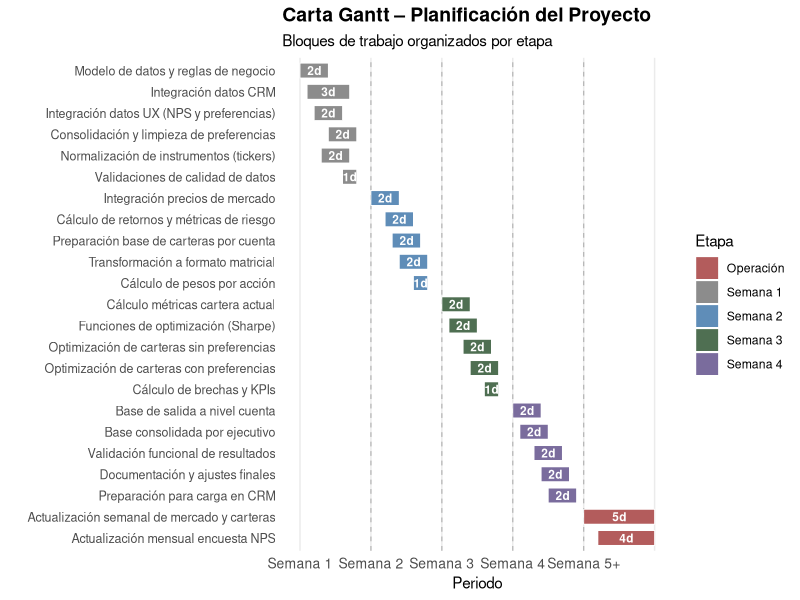

Reproduce this figure in R.

library(ggplot2)


# Supuesto: 1 semana = 5 días hábiles
dias_por_semana <- 5

gantt_df <- data.frame(
  bloque = c(
    # Semana 1
    "Modelo de datos y reglas de negocio",
    "Integración datos CRM",
    "Integración datos UX (NPS y preferencias)",
    "Consolidación y limpieza de preferencias",
    "Normalización de instrumentos (tickers)",
    "Validaciones de calidad de datos",
    
    # Semana 2
    "Integración precios de mercado",
    "Cálculo de retornos y métricas de riesgo",
    "Preparación base de carteras por cuenta",
    "Transformación a formato matricial",
    "Cálculo de pesos por acción",
    
    # Semana 3
    "Cálculo métricas cartera actual",
    "Funciones de optimización (Sharpe)",
    "Optimización de carteras sin preferencias",
    "Optimización de carteras con preferencias",
    "Cálculo de brechas y KPIs",
    
    # Semana 4
    "Base de salida a nivel cuenta",
    "Base consolidada por ejecutivo",
    "Validación funcional de resultados",
    "Documentación y ajustes finales",
    "Preparación para carga en CRM",
    
    # Operación
    "Actualización semanal de mercado y carteras",
    "Actualización mensual encuesta NPS"
  ),
  
  # Inicio en semanas (no fin)
  inicio = c(
    1.0, 1.1, 1.2, 1.4, 1.3, 1.6,
    2.0, 2.2, 2.3, 2.4, 2.6,
    3.0, 3.1, 3.3, 3.4, 3.6,
    4.0, 4.1, 4.3, 4.4, 4.5,
    5.0, 5.2
  ),
  
  # Duración REAL en días (fuente de verdad)
  dias = c(
    2, 3, 2, 2, 2, 1,
    2, 2, 2, 2, 1,
    2, 2, 2, 2, 1,
    2, 2, 2, 2, 2,
    5, 4
  ),
  
  fase = c(
    rep("Semana 1", 6),
    rep("Semana 2", 5),
    rep("Semana 3", 5),
    rep("Semana 4", 5),
    rep("Operación", 2)
  )
)


# Cálculo de fin

gantt_df$fin <- gantt_df$inicio + gantt_df$dias / dias_por_semana


# Orden lógico del eje Y

orden_bloques <- c(
  "Modelo de datos y reglas de negocio",
  "Integración datos CRM",
  "Integración datos UX (NPS y preferencias)",
  "Consolidación y limpieza de preferencias",
  "Normalización de instrumentos (tickers)",
  "Validaciones de calidad de datos",
  
  "Integración precios de mercado",
  "Cálculo de retornos y métricas de riesgo",
  "Preparación base de carteras por cuenta",
  "Transformación a formato matricial",
  "Cálculo de pesos por acción",
  
  "Cálculo métricas cartera actual",
  "Funciones de optimización (Sharpe)",
  "Optimización de carteras sin preferencias",
  "Optimización de carteras con preferencias",
  "Cálculo de brechas y KPIs",
  
  "Base de salida a nivel cuenta",
  "Base consolidada por ejecutivo",
  "Validación funcional de resultados",
  "Documentación y ajustes finales",
  "Preparación para carga en CRM",
  
  "Actualización semanal de mercado y carteras",
  "Actualización mensual encuesta NPS"
)

gantt_df$bloque <- factor(gantt_df$bloque, levels = rev(orden_bloques))


# Paleta sobria

colores_sobrios <- c(
  "Semana 1" = "#8C8C8C",
  "Semana 2" = "#5F8DB8",
  "Semana 3" = "#4F6F52",
  "Semana 4" = "#7A6C9D",
  "Operación" = "#B35C5C"
)


# Gráfico Gantt final

ggplot(gantt_df, aes(y = bloque, fill = fase)) +
  
  # Líneas separadoras de semanas
  geom_vline(
    xintercept = c(2, 3, 4, 5),
    color = "grey70",
    linetype = "dashed",
    linewidth = 0.4
  ) +
  
  # Barras Gantt
  geom_rect(
    aes(
      xmin = inicio,
      xmax = fin,
      ymin = as.numeric(bloque) - 0.35,
      ymax = as.numeric(bloque) + 0.35
    ),
    color = "white",
    linewidth = 0.3
  ) +
  
  # Texto con duración (días)
  geom_text(
    aes(
      x = (inicio + fin) / 2,
      y = bloque,
      label = paste0(dias, "d")
    ),
    color = "white",
    size = 3,
    fontface = "bold"
  ) +
  
  scale_fill_manual(values = colores_sobrios) +
  scale_x_continuous(
    breaks = c(1, 2, 3, 4, 5, 6),
    labels = c("Semana 1", "Semana 2", "Semana 3", "Semana 4", "Semana 5+", "")
  ) +
  labs(
    title = "Carta Gantt – Planificación del Proyecto",
    subtitle = "Bloques de trabajo organizados por etapa",
    x = "Periodo",
    y = "",
    fill = "Etapa"
  ) +
  theme_minimal(base_size = 11) +
  theme(
    panel.grid.major.y = element_blank(),
    panel.grid.minor = element_blank(),
    axis.text.y = element_text(size = 9),
    axis.text.x = element_text(size = 10),
    plot.title = element_text(face = "bold", size = 14),
    plot.subtitle = element_text(size = 11),
    legend.position = "right"
  )


